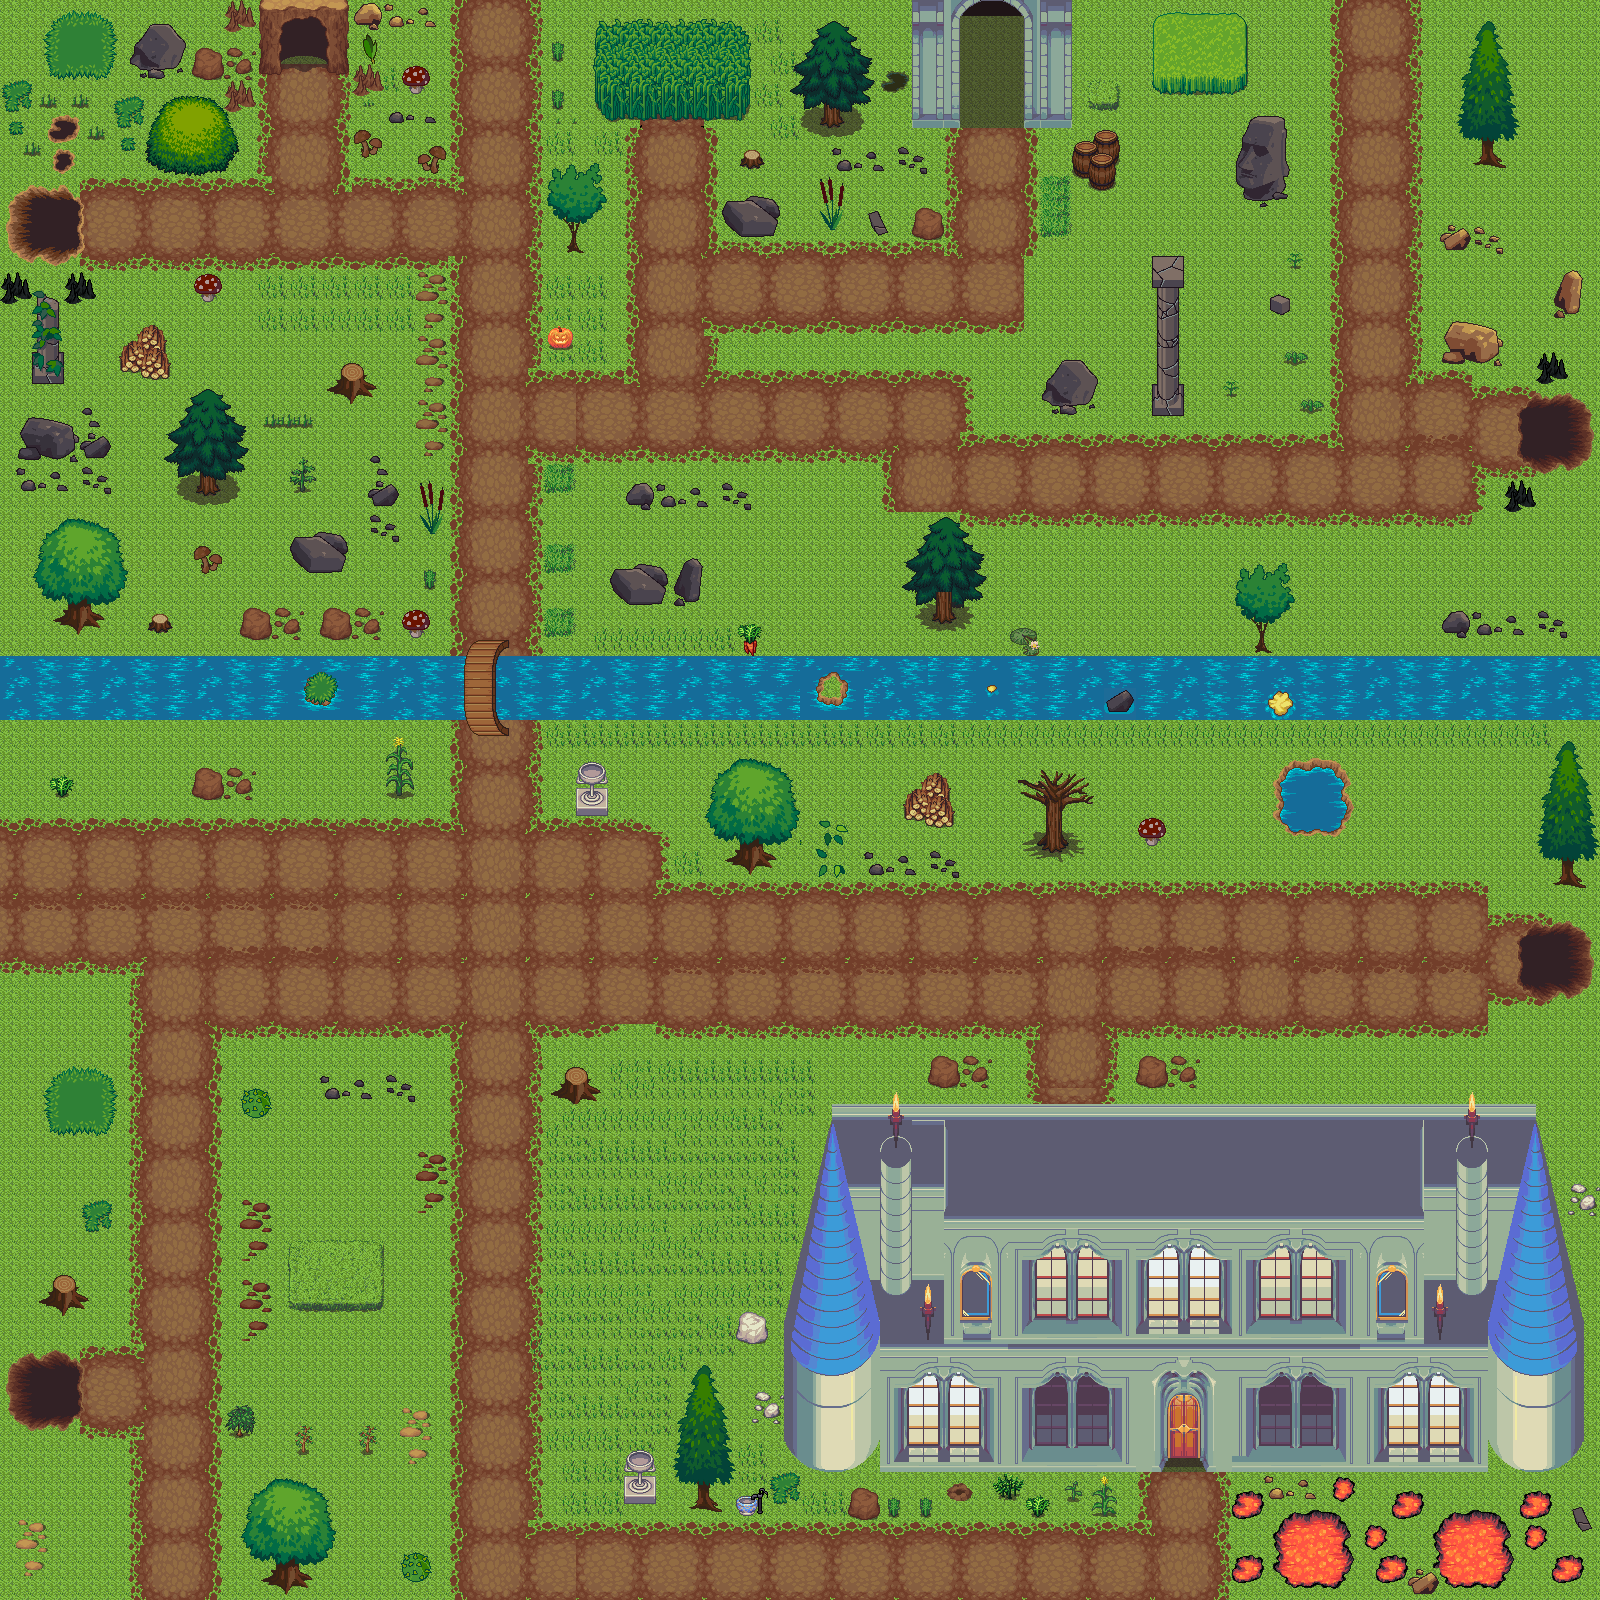

Tiled map render using the project's own tile images. Description and the map definition, with tile-layer contents summarised, below:
An orthogonal 100x100 tile map with 16x16 px tiles, 3 tile layers (Background, Graphics, On Top Graphics), 3 tilesets.

<map version="1.0" tiledversion="1.1.4" orientation="orthogonal" renderorder="right-down" width="100" height="100" tilewidth="16" tileheight="16" infinite="0" nextobjectid="1">
 <tileset firstgid="1" source="terrain_atlas.tsx" />
 <tileset firstgid="4097" source="base_out_atlas.tsx" />
 <tileset firstgid="8193" source="obj_misk_atlas.tsx" />
 <layer name="Background" width="100" height="100">
  <data>[10000 cells, 10000 non-empty, 17 distinct tile ids]</data>
 </layer>
 <layer name="Graphics" width="100" height="100">
  <data>[10000 cells, 5097 non-empty, 1192 distinct tile ids]</data>
 </layer>
 <layer name="On Top Graphics" width="100" height="100">
  <data>[10000 cells, 2471 non-empty, 808 distinct tile ids]</data>
 </layer>
</map>
